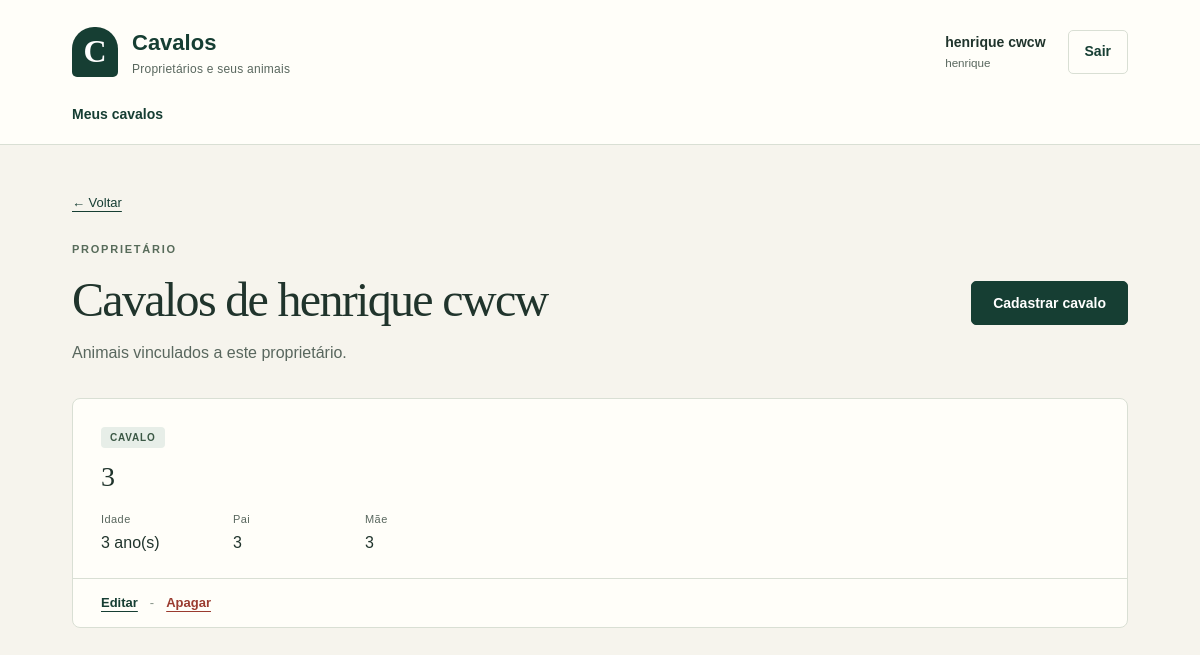
Page /proprietarios/9/cavalos/ (signed in) on the earlier database version.
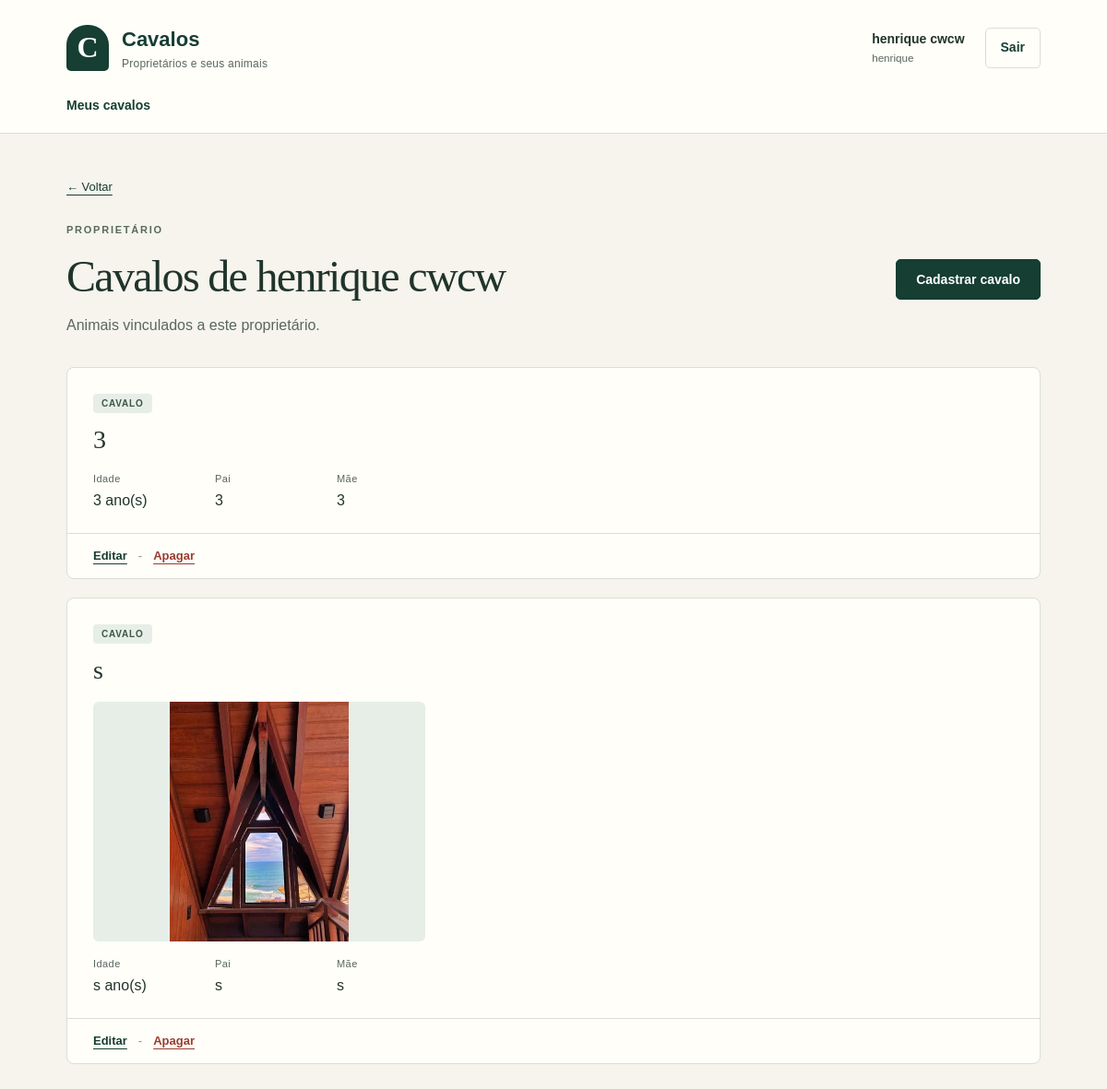
Same page on the later database version.
### notes/models.py (models this page shows, shortened)
class Cliente(models.Model):
    usuario = models.ForeignKey('auth.User', on_delete=models.CASCADE, null=True, blank=True)
    nome = models.CharField(max_length=200)
    telefone = models.CharField(max_length=30)
    email = models.CharField(max_length=254)

class Cavalo(models.Model):
    nome = models.CharField(max_length=200)
    foto = models.ImageField(upload_to='cavalos/', blank=True)
    idade = models.CharField('idade em anos', max_length=200)
    pai = models.CharField(max_length=200)
    mae = models.CharField('mãe', max_length=200)
    proprietario = models.ForeignKey('Cliente', on_delete=models.CASCADE, null=True, blank=True)

### notes/views.py (the view)
# urls.py: path('proprietarios/<int:cliente_id>/cavalos/', views.cavalos_cliente, name='cavalos_cliente'),
@login_required
def cavalos_cliente(request, cliente_id):
    cliente = Cliente.objects.get(id=cliente_id)
    if not request.user.is_staff and cliente.usuario != request.user:
        return redirect('index')
    cavalos = Cavalo.objects.filter(proprietario=cliente).order_by('nome')
    return render(request, 'notes/cavalos_cliente.html', {'cliente': cliente, 'cavalos': cavalos})

### notes/templates/notes/cavalos_cliente.html
{% extends "notes/base.html" %}
{% block content %}
<p class="voltar"><a href="{% url 'index' %}">← Voltar</a></p>
<div class="titulo-pagina">
  <div><p class="rotulo">Proprietário</p><h1>Cavalos de {{ cliente.nome }}</h1><p class="descricao">Animais vinculados a este proprietário.</p></div>
  <a class="botao" href="{% url 'novo_cavalo' cliente.id %}">Cadastrar cavalo</a>
</div>
<ul class="lista-registros">
  {% for cavalo in cavalos %}
  <li class="registro">
    <div class="registro-conteudo"><span class="etiqueta">Cavalo</span><h2>{{ cavalo.nome }}</h2>
      {% if cavalo.foto %}
      <img class="foto-cavalo" src="{{ cavalo.foto.url }}" alt="Foto de {{ cavalo.nome }}" width="360" loading="lazy" />
      {% endif %}
      <div class="dados"><p><span>Idade</span>{{ cavalo.idade }} ano(s)</p><p><span>Pai</span>{{ cavalo.pai }}</p><p><span>Mãe</span>{{ cavalo.mae }}</p></div>
    </div>
    <div class="acoes"><a href="{% url 'editar_cavalo' cavalo.id %}">Editar</a><span>-</span><a class="link-apagar" href="{% url 'apagar_cavalo' cavalo.id %}">Apagar</a></div>
  </li>
  {% empty %}
  <li class="vazio">Nenhum cavalo cadastrado para este proprietário.</li>
  {% endfor %}
</ul>
{% endblock %}

### notes/templates/notes/base.html (shortened to what this page needs)
{% load static %}
<!DOCTYPE html>
<html lang="pt-BR">
  <head>
    <link rel="stylesheet" href="{% static 'notes/style/style.css' %}" />
  </head>
  <body>
    <header class="cabecalho">
      <div class="barra">
        <a class="marca" href="{% url 'inicio' %}">
          <span class="marca-simbolo" aria-hidden="true">C</span>
          <span>Cavalos<span class="marca-legenda">Proprietários e seus animais</span></span>
        </a>
        {% if user.is_authenticated %}
        <div class="conta">
          <span><strong>{{ user.first_name }} {{ user.last_name }}</strong><small>{{ user.username }}</small></span>
          <form action="{% url 'logout' %}" method="post">
            <button class="botao-sair" type="submit">Sair</button>
          </form>
        </div>
        {% endif %}
      </div>
      {% if user.is_authenticated %}
      <nav class="navegacao" aria-label="Menu principal">
        <a href="{% url 'cavalos' %}">{% if user.is_staff %}Cavalos{% else %}Meus cavalos{% endif %}</a>
      </nav>
      {% endif %}
    </header>
    <main class="conteudo">
      {% block content %} {% endblock %}
    </main>
  </body>
</html>

### notes/static/notes/style/style.css (style rules this page uses)
:root { --verde: #163e33; --verde-claro: #e7eee8; --areia: #f6f4ed; --papel: #fffef9; --texto: #20342c; --cinza: #59675e; --borda: #d9dfd4; --vermelho: #9a3b2f; }
* { box-sizing: border-box; }
body { margin: 0; background: var(--areia); color: var(--texto); font-family: Arial, Helvetica, sans-serif; font-size: 16px; line-height: 1.55; }
a { color: var(--verde); text-underline-offset: 4px; }
.cabecalho { background: var(--papel); border-bottom: 1px solid var(--borda); }
.barra { max-width: 1120px; min-height: 104px; padding: 20px 32px; margin: auto; display: flex; justify-content: space-between; align-items: center; gap: 24px; }
.marca { display: flex; gap: 14px; align-items: center; font-size: 22px; font-weight: bold; text-decoration: none; }
.marca-simbolo { width: 46px; height: 50px; display: grid; place-items: center; background: var(--verde); color: white; font-family: Georgia, serif; font-size: 32px; border-radius: 22px 22px 5px 5px; }
.marca-legenda { display: block; font-size: 12px; font-weight: normal; color: var(--cinza); letter-spacing: .02em; }
.conta { display: flex; gap: 22px; align-items: center; font-size: 14px; }
.conta strong, .conta small { display: block; }
.conta small { color: var(--cinza); }
.conta form { margin: 0; }
.botao-sair { color: var(--verde); background: transparent; border: 1px solid var(--borda); padding: 8px 16px; }
.navegacao { max-width: 1120px; padding: 0 32px 18px; margin: auto; display: flex; align-items: center; gap: 20px; }
.navegacao a { font-size: 14px; font-weight: bold; text-decoration: none; }
.conteudo { max-width: 1120px; padding: 48px 32px 80px; margin: auto; }
h1, h2 { font-family: Georgia, 'Times New Roman', serif; font-weight: normal; line-height: 1.15; overflow-wrap: anywhere; }
h1 { margin: 0 0 14px; font-size: clamp(34px, 4vw, 48px); letter-spacing: -.035em; }
h2 { margin: 12px 0 18px; font-size: 28px; letter-spacing: -.02em; }
p { margin-top: 0; }
.rotulo { font-size: 11px; color: #576b5a; font-weight: bold; text-transform: uppercase; letter-spacing: .16em; margin: 0 0 14px; }
.descricao { color: var(--cinza); max-width: 620px; margin: 0; }
.titulo-pagina { display: flex; align-items: center; justify-content: space-between; gap: 28px; margin-bottom: 32px; }
.botao, button, input[type="submit"] { display: inline-flex; align-items: center; justify-content: center; gap: 8px; min-height: 44px; padding: 11px 21px; color: white; background: var(--verde); border: 1px solid var(--verde); border-radius: 5px; font: inherit; font-size: 14px; font-weight: bold; line-height: 1.4; text-decoration: none; cursor: pointer; }
.titulo-pagina .botao { flex-shrink: 0; }
.lista-registros { list-style: none; padding: 0; margin: 0; display: grid; gap: 20px; }
.registro { background: var(--papel); border: 1px solid var(--borda); border-radius: 8px; overflow: hidden; }
.registro-conteudo { padding: 25px 28px 22px; }
.etiqueta { display: inline-block; padding: 3px 9px; background: var(--verde-claro); border-radius: 4px; color: #3b5845; font-size: 10px; letter-spacing: .08em; text-transform: uppercase; font-weight: bold; }
.foto-cavalo { display: block; width: 100%; max-width: 360px; max-height: 260px; object-fit: contain; border-radius: 6px; margin: 16px 0; background: var(--verde-claro); }
.dados { display: flex; flex-wrap: wrap; gap: 20px 52px; }
.dados p { margin: 0; overflow-wrap: anywhere; min-width: 80px; }
.dados span { display: block; font-size: 11px; letter-spacing: .04em; color: var(--cinza); margin-bottom: 3px; }
.acoes { display: flex; flex-wrap: wrap; align-items: center; gap: 12px; padding: 14px 28px; border-top: 1px solid var(--borda); font-size: 13px; }
.acoes a { font-weight: bold; }
.acoes span { color: #859286; }
.link-apagar { color: var(--vermelho); }
.voltar { font-size: 13px; margin: 0 0 28px; }
@media (prefers-reduced-motion: no-preference) { a, button, input, select { transition: background-color .15s, border-color .15s; } }

Differences in the rows shown:
added Cavalo: nome "s", foto (picture), idade "s", pai "s", mae "s"
